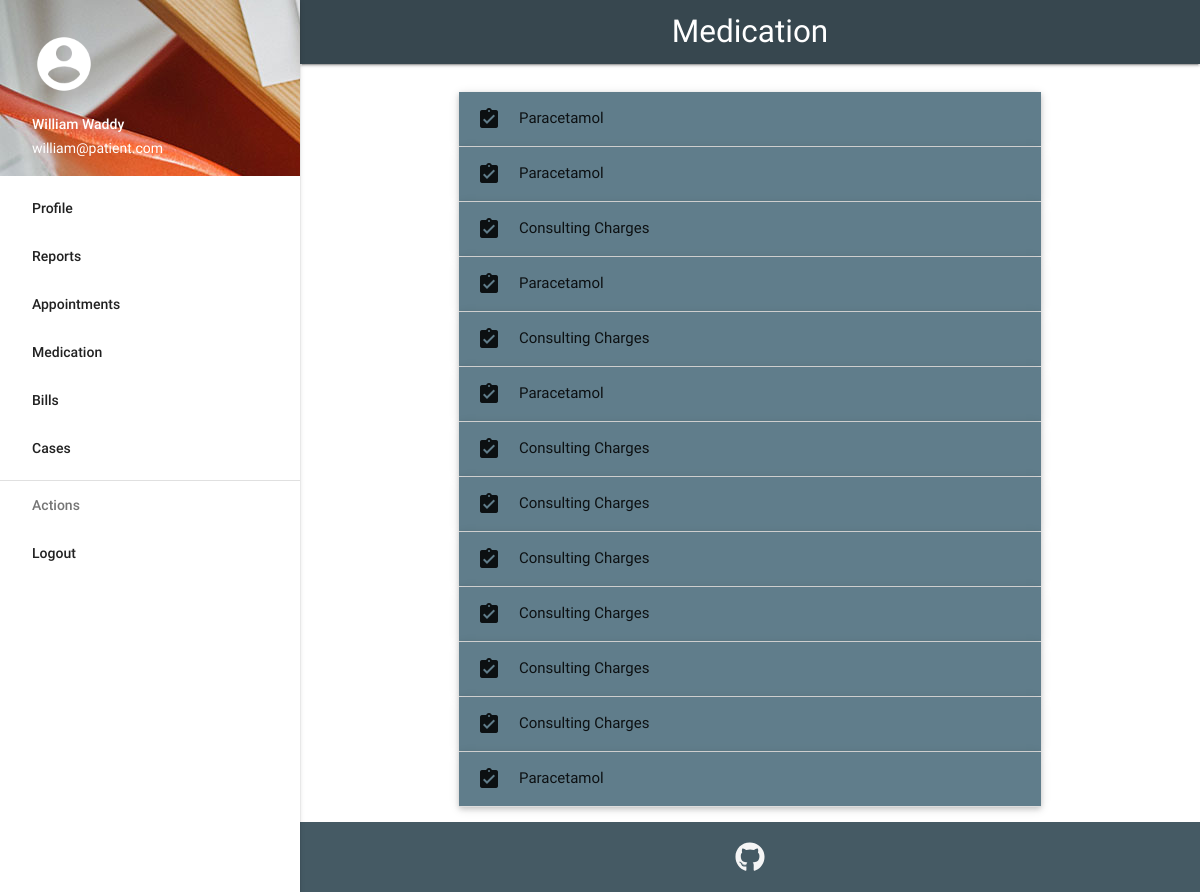
/bill/medicines/ (signed in), run on the app's committed database.
### bill/models.py (models this page shows, shortened)
class bill(models.Model):
	case = models.ForeignKey(case, on_delete=models.CASCADE, related_name='bill_case')
	ammount = models.IntegerField()
	item = models.ForeignKey(items, on_delete=models.CASCADE, related_name='bill_item')
	quantity = models.IntegerField()
	bill_date = models.DateField()
	bill_details = models.CharField(max_length=200)
	is_paid = models.BooleanField(default=False)

### stock/models.py (models this page shows, shortened)
class items(models.Model):
	item_name = models.CharField(max_length=50)
	cost_price = models.IntegerField(blank=True, null=True)
	sell_price = models.IntegerField(blank=True, null=True)
	manufacturer = models.CharField(max_length=50, null=True, blank=True)
	description = models.CharField(max_length=100, null=True, blank=True)

### bill/views.py (the view)
# urls.py: path('medicines/', viewMedicine)
@login_required
def viewMedicine(request):
    c = {}
    if hasGroup(request.user, 'patient'):
        c['bills'] = []
        c['isPatient'] = True
        for cases in case.objects.filter(patient=request.user):
            c['bills'].extend(list(bill.objects.filter(case=cases)))
        return render(request, 'bill/medicines.html', c)
    else:
        messages.add_message(request, messages.WARNING, 'Access Denied.')
        return HttpResponseRedirect('/home')

### home/context_processors.py (called while the page is built, shortened)
def hasGroup(user, groupName):
    try:
        group = Group.objects.get(name=groupName)
        return True if group in user.groups.all() else False
    except:
        return False

def menu_processor(request):
    menu = {}
    user = request.user
    if hasGroup(user, 'doctor'):
        menu['Appointments'] = '/appointments'
        menu['Cases'] = '/case'
    elif hasGroup(user, 'patient'):
        menu['Reports'] = '/reports'
        menu['Appointments'] = '/appointments'
        menu['Medication'] = '/bill/medicines'
        menu['Bills'] = '/bill'
        menu['Cases'] = '/case'
    elif hasGroup(user, 'lab_attendant'):
        menu['Reports'] = '/reports'
        menu['Generate Report'] = '/reports/generate'
    elif hasGroup(user, 'inventory_manager'):
        menu['All Stock'] = '/inventory'
    elif hasGroup(user, 'hr_manager'):
        menu['Dashboard'] = '/dashboard'
    return {'menu': menu}

### bill/templates/bill/medicines.html (shortened to what this page needs)
{% extends "home/base.html" %}
{% block heading %}Medication{% endblock %}
{% block body %}
<div class="container">
<ul class="collapsible popout" data-collapsible="accordion">
  {% for bill in bills %}
  <li>
    <div class="collapsible-header blue-grey"><i class="material-icons">assignment_turned_in</i>{{bill.item.item_name}}</div>
  </li>
  {% endfor %}
</ul>
</div>
{% endblock %}

### home/templates/home/base.html (shortened to what this page needs)
{% load static %}
<html>
	<head>
		<link rel="stylesheet" href="{% static "css/materialize.min.css" %}">
		<link rel="stylesheet" href="{% static "css/style.css" %}">
	</head>
	<body>
		<ul id="slide-out" class="side-nav fixed">
			<li><div class="user-view">
		      <div class="background">
						<img src="{% static "index.jpeg" %}">
		      </div>
					<a href="/profile"><img class="circle center" src="{% static 'account.png' %}"></a>
		      <a href="/profile"><span class="white-text name">{{request.user.first_name}} {{request.user.last_name}}</span></a>
		      <a href="/profile"><span class="white-text email">{{request.user.email}}</span></a>
		    	</div>
			</li>
			<li><a class="waves-effect waves-grey" href="/profile">Profile</a></li>
			{% for item,url in menu.items %}
				<li><a class="waves-effect waves-grey" href="{{url}}">{{item}}</a></li>
			{% endfor %}
			<li><div class="divider"></div></li>
			<li><a class="subheader">Actions</a></li>
			<li><a class="waves-effect" href="/logout">Logout</a></li>
		</ul>
		<main class="center-align">
					<nav>
			    	<div class="nav-wrapper blue-grey darken-3">
							<a href="#" class="brand-logo center">{% block heading %}Hospital Portal{% endblock %}</a>
						</div>
					</nav>
					<div id="body">
						{% block body %}{% endblock %}
					</div>
		</main>
		<footer class="page-footer blue-grey darken-2">
			<div class="container">
        <div class="row">
          <div class="col l12 s12 grey-text text-lighten-4">
						<div class="center">
							<a class="grey-text text-lighten-4" target="_blank"><i class="fab fa-github fa-2x" aria-hidden="true"></i></a>
						</div>
          </div>
        </div>
      </div>
  	</footer>
	</body>
</html>

### home/static/css/style.css (style rules this page uses)
header, main, footer { padding-left: 300px; }
body { display: flex; min-height: 100vh; flex-direction: column; }
main { flex: 1 0 auto; }
#body { padding-top: 20px; }

### data on the page
bill: item.item_name "Paracetamol"
bill: item.item_name "Paracetamol"
bill: item.item_name "Consulting Charges"
bill: item.item_name "Paracetamol"
bill: item.item_name "Consulting Charges"
bill: item.item_name "Paracetamol"
bill: item.item_name "Consulting Charges"
bill: item.item_name "Consulting Charges"
bill: item.item_name "Consulting Charges"
bill: item.item_name "Consulting Charges"
bill: item.item_name "Consulting Charges"
bill: item.item_name "Consulting Charges"
bill: item.item_name "Paracetamol"

### other printed values
{{ request.user.first_name }} "William"
{{ request.user.last_name }} "Waddy"
{{ request.user.email }} "william@patient.com"
{{ item }} "Reports" "Appointments" "Medication" "Bills" "Cases"
